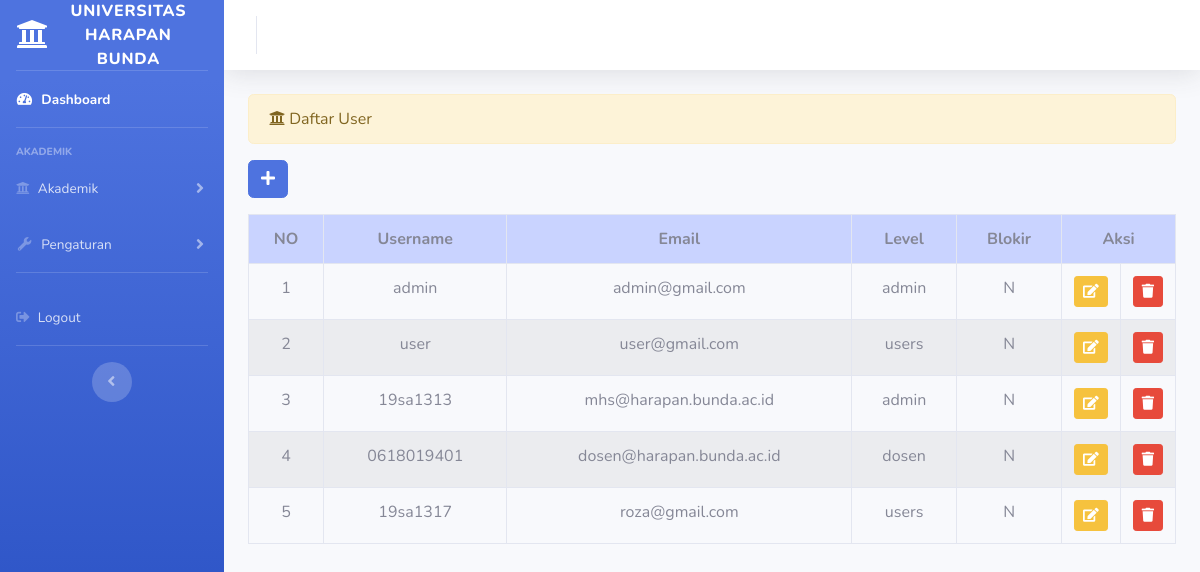
/index.php/administrator/user, run on an earlier commit of the app's database.
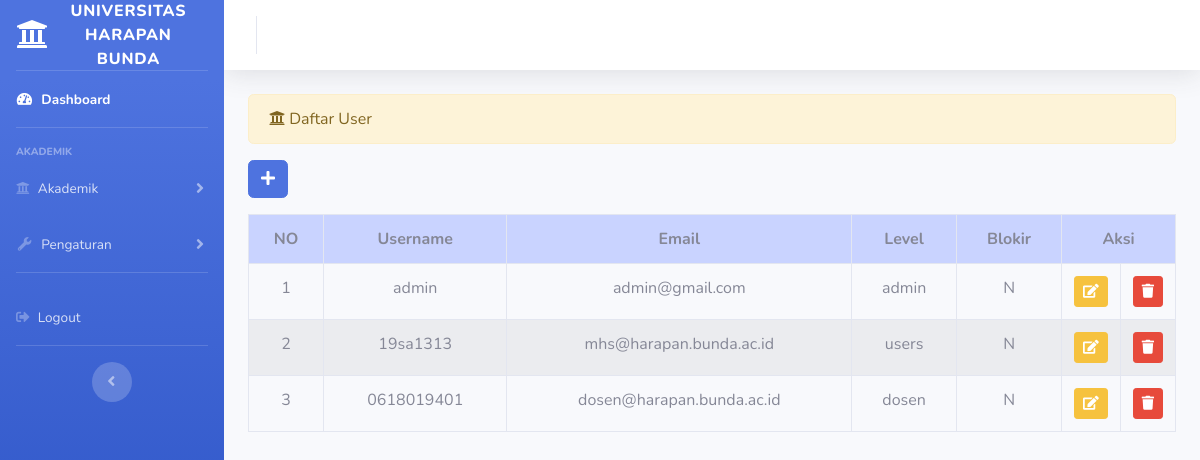
And on a later commit of the database.
### tables this page shows
CREATE TABLE `user` (
  `id` int(11) NOT NULL,
  `username` varchar(255) NOT NULL,
  `password` varchar(255) NOT NULL,
  `email` varchar(255) NOT NULL,
  `level` enum('admin','users','dosen') NOT NULL,
  `blokir` enum('N','Y') NOT NULL,
  `id_session` varchar(255) NOT NULL
);

### application/controllers/administrator/user.php (called while the page is built, shortened)
<?php
class User extends CI_Controller{
    public function index(){
        $data['user'] = $this->user_model->tampil_data('user')->result();
        $this->load->view('templates_administrator/header');
        $this->load->view('templates_administrator/sidebar');
        $this->load->view('administrator/daftar_user', $data);
        $this->load->view('templates_administrator/footer');
    }
}

### index.php (called while the page is built, shortened)
<?php
require_once BASEPATH.'core/CodeIgniter.php';

### application/models/user_model.php (called while the page is built, shortened)
<?php
class User_model extends CI_Model{
    public function tampil_data($table){
        return $this->db->get($table);
    }
}

### application/views/administrator/daftar_user.php (the view, shortened to what this page needs)
<div class="container-fluid">
<div class = "alert alert-warning" role="alert">
        <i class="fas fa-university"></i> Daftar User
    </div>
    <?php echo anchor('administrator/user/tambah_user',' <button class="btn  btn-primary mb-3"><i class="fas fa-plus"></i></button>')?>
    <table class="table table-bordered table-hover table-striped">
        <tr style="background-color:#c9d3ff; text-align:center;">
            <th>NO</th>
            <th>Username</th>
            <th>Email</th>
            <th>Level</th>
            <th>Blokir</th>
            <th colspan="2">Aksi</th>
        </tr>
        <?php
        $no=1;
        foreach($user as $userr) : ?>
            <tr class="text-center">
                <td><?php echo $no++?></td>
                <td><?= $userr->username?></td>
                <td><?= $userr->email?></td>
                <td><?= $userr->level?></td>
                <td><?= $userr->blokir?></td>
                <td width="20px"><?php echo anchor('administrator/user/update/'.$userr->id,'<div class="btn btn-sm btn-warning"><i class="fa fa-edit"></i></div>')?></td>
                <td width="20px"><?php echo anchor('administrator/user/hapus/'.$userr->id,'<div class="btn btn-sm btn-danger"><i class="fa fa-trash"></i></div>')?></td>
            </tr>
        <?php endforeach;?>
    </table>
</div>

### application/views/templates_administrator/header.php (shortened to what this page needs)
<!DOCTYPE html>
<html lang="en">
<head>
    <link href="<?php echo base_url() ?>assets/vendor/fontawesome-free/css/all.min.css" rel="stylesheet" type="text/css">
    <link href="<?php echo base_url() ?>assets/css/sb-admin-2.min.css" rel="stylesheet">
</head>

### application/views/templates_administrator/sidebar.php (shortened to what this page needs)
<body id="page-top">
    <div id="wrapper">
        <ul class="navbar-nav bg-gradient-primary sidebar sidebar-dark accordion" id="accordionSidebar">
            <a class="sidebar-brand d-flex align-items-center justify-content-center" href="#">
                <div class="sidebar-brand-icon">
                <i class="fas fa-university"></i>
                </div>
                <div class="sidebar-brand-text mx-1">Universitas Harapan Bunda</div>
            </a>
            <hr class="sidebar-divider my-0">
            <li class="nav-item active">
                <a class="nav-link" href="<?php echo base_url('administrator/dashboard')?>">
                    <i class="fas fa-fw fa-tachometer-alt"></i>
                    <span>Dashboard</span></a>
            </li>
            <hr class="sidebar-divider">
            <div class="sidebar-heading">
                Akademik
            </div>
            <li class="nav-item">
                <a class="nav-link collapsed" href="#" data-toggle="collapse" data-target="#collapseTwo"
                    aria-expanded="true" aria-controls="collapseTwo">
                    <i class="fas fa-university"></i>
                    <span>Akademik </span>
                </a>
            </li>
            <li class="nav-item">
                <a class="nav-link collapsed" href="#" data-toggle="collapse" data-target="#collapseUtilities"
                    aria-expanded="true" aria-controls="collapseUtilities">
                    <i class="fas fa-fw fa-wrench"></i>
                    <span>Pengaturan</span>
                </a>
            </li>
            <hr class="sidebar-divider">
            <li class="nav-item">
                <a class="nav-link" href="<?php echo base_url('administrator/auth/logout')?>">
                <i class="fas fa-sign-out-alt"></i>
                    <span>Logout</span></a>
            </li>
            <hr class="sidebar-divider d-none d-md-block">
            <div class="text-center d-none d-md-inline">
                <button class="rounded-circle border-0" id="sidebarToggle"></button>
            </div>
        </ul>
        <div id="content-wrapper" class="d-flex flex-column">
            <div id="content">
                <nav class="navbar navbar-expand navbar-light bg-white topbar mb-4 static-top shadow">
                </nav>

### application/views/templates_administrator/footer.php (shortened to what this page needs)
</body>
</html>

What changed in the data, as far as the page shows it:
removed user: username "user", email "user@gmail.com", level "users", blokir "N"
removed user: username "19sa1317", email "roza@gmail.com", level "users", blokir "N"
changed user "19sa1313": level "admin" → "users"
